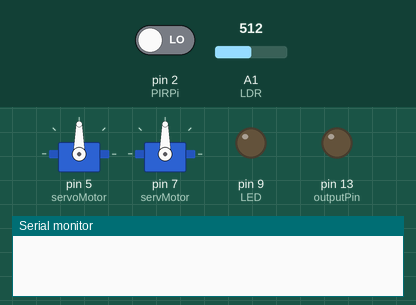
The sketch below on a simulated Arduino Uno, built with avr-gcc and run on an emulated ATmega328P. Parts: 2 × servo, output pins drawn as LEDs (lit = HIGH), the last lines printed to the serial monitor. The inputs (shaded band) are chosen by the test bench; at power-on: pin 2 (PIRPi) LOW, A1 (LDR) = 512. The local clock reads 2024-03-15 10:24:30 at power-on unless the sketch sets it.

Above: at 2.2 s.
2.3 s: pin 2 (PIRPi) driven HIGH
At 4.4 s:
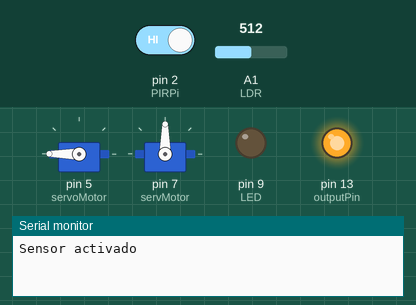
8.2 s: pin 2 (PIRPi) driven LOW
At 12.5 s:
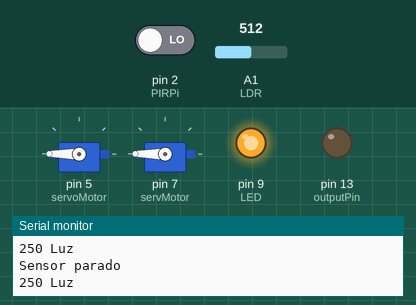
14.1 s: A1 (LDR) set to 263
23.4 s: A1 (LDR) set to 233
At 28.7 s:
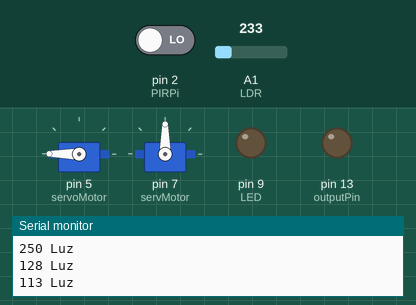
29.3 s: A1 (LDR) set to 306
At 34.0 s:
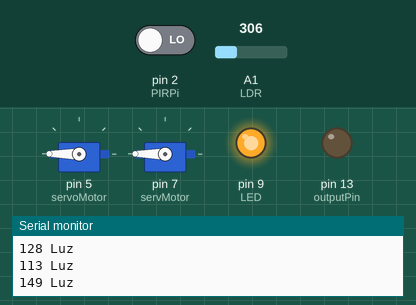
35.2 s: A1 (LDR) set to 122
At 44.7 s:
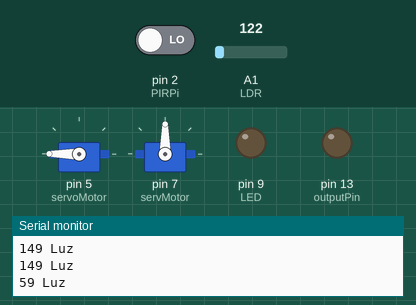
Timing chart, 0 to 45.9 s (numbered marks = the images above; inputs shaded):
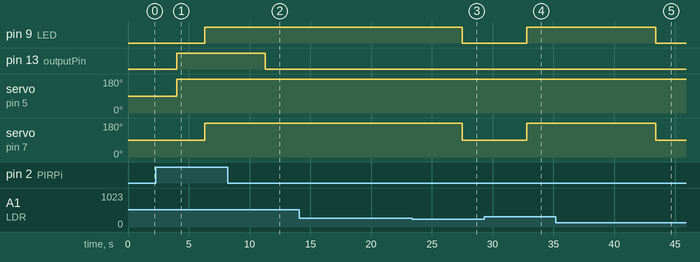

The sketch:

ProyectoCasa.ino
```cpp
#include <Wire.h>
#include "RTClib.h"
#include <Servo.h>
 #define LED 9     //El LED esta conectado en el pin 9
#define LDR A1     //El LDR esta conectador en el pin A0

int luz = 0;
int valor_sensor = 0;
int valor_limite = 120;

const int outputPin = LED_BUILTIN;
bool state = false;
 Servo servMotor;
// RTC_DS1307 rtc;
RTC_DS3231 rtc;
const int LEDPi = 13;        // pin para el LED
const int PIRPi = 2;         // pin de entrada (for PIR sensor)

int pirStat = LOW;           // de inicio no hay movimiento
int va = 0;                  // estado del pin
const int led = 9;

const int LEDP = 8;
const int LDRPin = 3;

Servo servoMotor;
void setup() {
  pinMode(LDR, INPUT);
  pinMode(led, OUTPUT);
  pinMode(LEDPi, OUTPUT);
pinMode(LDRPin, INPUT);
   Serial.begin(9600);
   delay(1000);
  servoMotor.attach(5);
   servMotor.attach(7);
   if (!rtc.begin()) {
      Serial.println(F("Couldn't find RTC"));
      while (1);
   }

   if (rtc.lostPower()) {
      rtc.adjust(DateTime(F(__DATE__), F(__TIME__)));
   }
   pinMode(LEDPi, OUTPUT);
   pinMode(PIRPi, INPUT);
}

// Comprobar si esta programado el encendido
bool isScheduledON(DateTime date)
{
   int weekDay = date.dayOfTheWeek();
   float hours = date.hour() + date.minute() / 60.0;

   // De 09:30 a 11:30 y de 21:00 a 23:00
   bool hourCondition = (hours > 9.00 && hours < 18.40) || (hours > 21.00 && hours < 23.00);

   // Miercoles, Sabado o Domingo
   bool dayCondition = (weekDay == 2 || weekDay == 6 || weekDay == 0);
   if (hourCondition && dayCondition)
   {
      return true;
   }
   return false;
}

void loop() {

valor_sensor = analogRead(LDR);


   DateTime now = rtc.now();

   if (state == false && isScheduledON(now))      // Apagado y debería estar encendido
   {
      digitalWrite(outputPin, HIGH);
      state = true;
      Serial.print("Activado");
digitalWrite(led , HIGH);

   }
   else if (state == true && !isScheduledON(now))  // Encendido y deberia estar apagado
   {
      digitalWrite(outputPin, LOW);
      state = false;
      Serial.print("Desactivar");
   }

   delay(3000);

   va = digitalRead(PIRPi);
   if (va == HIGH)   //si está activado
   {
      digitalWrite(LEDPi, HIGH);  //LED ON
      if (pirStat == LOW)  //si previamente estaba apagado
      {
        Serial.println("Sensor activado");
        pirStat = HIGH;
        servoMotor.write(180);
        delay(2000);
      }
   }
   else   //si esta desactivado
   {
      digitalWrite(LEDPi, LOW); // LED OFF
      if (pirStat == HIGH)  //si previamente estaba encendido
      {
        Serial.println("Sensor parado");
        pirStat = LOW;
      }
   }
  luz = (5.0 * valor_sensor * 100.0)/1024.0; //Para entender esta formula visitar: http://programarfacil.com/podcast/48-sensor-de-temperatura-en-arduino/
  Serial.print(luz);
  Serial.println(" Luz");
  delay(300);

  if (luz <= valor_limite)   //Si el valor de luz es menor o igual que el valor limite
  {
    digitalWrite (LED, LOW);  //El led se apaga
    servMotor.write(90);
    delay(2000);
  }
  if (luz > valor_limite)   //Si es mayor que el valor limite
  {
    digitalWrite (LED, HIGH);  //El led se eniende
    servMotor.write(180);
    delay(2000);
  }
}
```

Measured:
- the behaviour switches between 248 and 247 on A1 (LDR) (found by bisection; images 2 and 3)
- after the input at 2.3 s, pin 9 (LED): LOW → HIGH after 4.0 s instead of 2.0 s; pin 13 (outputPin): LOW → HIGH after 1.7 s; servo on pin 5 (servoMotor): 90° → 180° after 1.7 s; servo on pin 7 (servMotor): 90° → 180° after 4.0 s instead of 2.0 s
- after the input at 8.2 s, pin 13 (outputPin): HIGH → LOW after 3.1 s
- after the input at 23.4 s, pin 9 (LED): HIGH → LOW after 4.1 s; servo on pin 7 (servMotor): 180° → 90° after 4.1 s
- after the input at 29.3 s, pin 9 (LED): LOW → HIGH after 3.5 s; servo on pin 7 (servMotor): 90° → 180° after 3.5 s
- after the input at 35.2 s, pin 9 (LED): HIGH → LOW after 8.2 s; servo on pin 7 (servMotor): 180° → 90° after 8.2 s
